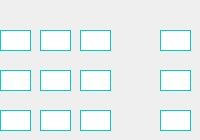
              <widget class="QWidget" name="page_3x3">
               <widget class="QLineEdit" name="el_3x3_1">
                <property name="geometry">
                 <rect>
                  <x>0</x>
                  <y>30</y>
                  <width>31</width>
                  <height>21</height>
                 </rect>
                </property>
                <property name="styleSheet">
                 <string notr="true">border: 1px solid #00cec9;
color:  rgb(240, 240, 240);</string>
                </property>
               </widget>
               <widget class="QLineEdit" name="el_3x3_2">
                <property name="geometry">
                 <rect>
                  <x>40</x>
                  <y>30</y>
                  <width>31</width>
                  <height>21</height>
                 </rect>
                </property>
                <property name="styleSheet">
                 <string notr="true">border: 1px solid #00cec9;
color:  rgb(240, 240, 240);</string>
                </property>
               </widget>
               <widget class="QLineEdit" name="el_3x3_3">
                <property name="geometry">
                 <rect>
                  <x>80</x>
                  <y>30</y>
                  <width>31</width>
                  <height>21</height>
                 </rect>
                </property>
                <property name="styleSheet">
                 <string notr="true">border: 1px solid #00cec9;
color:  rgb(240, 240, 240);</string>
                </property>
               </widget>
               <widget class="QLineEdit" name="el_3x3_4">
                <property name="geometry">
                 <rect>
                  <x>0</x>
                  <y>70</y>
                  <width>31</width>
                  <height>21</height>
                 </rect>
                </property>
                <property name="styleSheet">
                 <string notr="true">border: 1px solid #00cec9;
color:  rgb(240, 240, 240);</string>
                </property>
               </widget>
               <widget class="QLineEdit" name="el_3x3_5">
                <property name="geometry">
                 <rect>
                  <x>40</x>
                  <y>70</y>
                  <width>31</width>
                  <height>21</height>
                 </rect>
                </property>
                <property name="styleSheet">
                 <string notr="true">border: 1px solid #00cec9;
color:  rgb(240, 240, 240);</string>
                </property>
               </widget>
               <widget class="QLineEdit" name="el_3x3_6">
                <property name="geometry">
                 <rect>
                  <x>80</x>
                  <y>70</y>
                  <width>31</width>
                  <height>21</height>
                 </rect>
                </property>
                <property name="styleSheet">
                 <string notr="true">border: 1px solid #00cec9;
color:  rgb(240, 240, 240);</string>
                </property>
               </widget>
               <widget class="QLineEdit" name="el_3x3_7">
                <property name="geometry">
                 <rect>
                  <x>0</x>
                  <y>110</y>
                  <width>31</width>
                  <height>21</height>
                 </rect>
                </property>
                <property name="styleSheet">
                 <string notr="true">border: 1px solid #00cec9;
color:  rgb(240, 240, 240);</string>
                </property>
               </widget>
               <widget class="QLineEdit" name="el_3x3_8">
                <property name="geometry">
                 <rect>
                  <x>40</x>
                  <y>110</y>
                  <width>31</width>
                  <height>21</height>
                 </rect>
                </property>
                <property name="styleSheet">
                 <string notr="true">border: 1px solid #00cec9;
color:  rgb(240, 240, 240);</string>
                </property>
               </widget>
               <widget class="QLineEdit" name="el_3x3_9">
                <property name="geometry">
                 <rect>
                  <x>80</x>
                  <y>110</y>
                  <width>31</width>
                  <height>21</height>
                 </rect>
                </property>
                <property name="styleSheet">
                 <string notr="true">border: 1px solid #00cec9;
color:  rgb(240, 240, 240);</string>
                </property>
               </widget>
               <widget class="QLineEdit" name="el_3x3_10">
                <property name="geometry">
                 <rect>
                  <x>160</x>
                  <y>30</y>
                  <width>31</width>
                  <height>21</height>
                 </rect>
                </property>
                <property name="styleSheet">
                 <string notr="true">border: 1px solid #00cec9;
color:  rgb(240, 240, 240);</string>
                </property>
               </widget>
               <widget class="QLineEdit" name="el_3x3_11">
                <property name="geometry">
                 <rect>
                  <x>160</x>
                  <y>70</y>
                  <width>31</width>
                  <height>21</height>
                 </rect>
                </property>
                <property name="styleSheet">
                 <string notr="true">border: 1px solid #00cec9;
color:  rgb(240, 240, 240);</string>
                </property>
               </widget>
               <widget class="QLineEdit" name="el_3x3_12">
                <property name="geometry">
                 <rect>
                  <x>160</x>
                  <y>110</y>
                  <width>31</width>
                  <height>21</height>
                 </rect>
                </property>
                <property name="styleSheet">
                 <string notr="true">border: 1px solid #00cec9;
color:  rgb(240, 240, 240);</string>
                </property>
               </widget>
              </widget>
